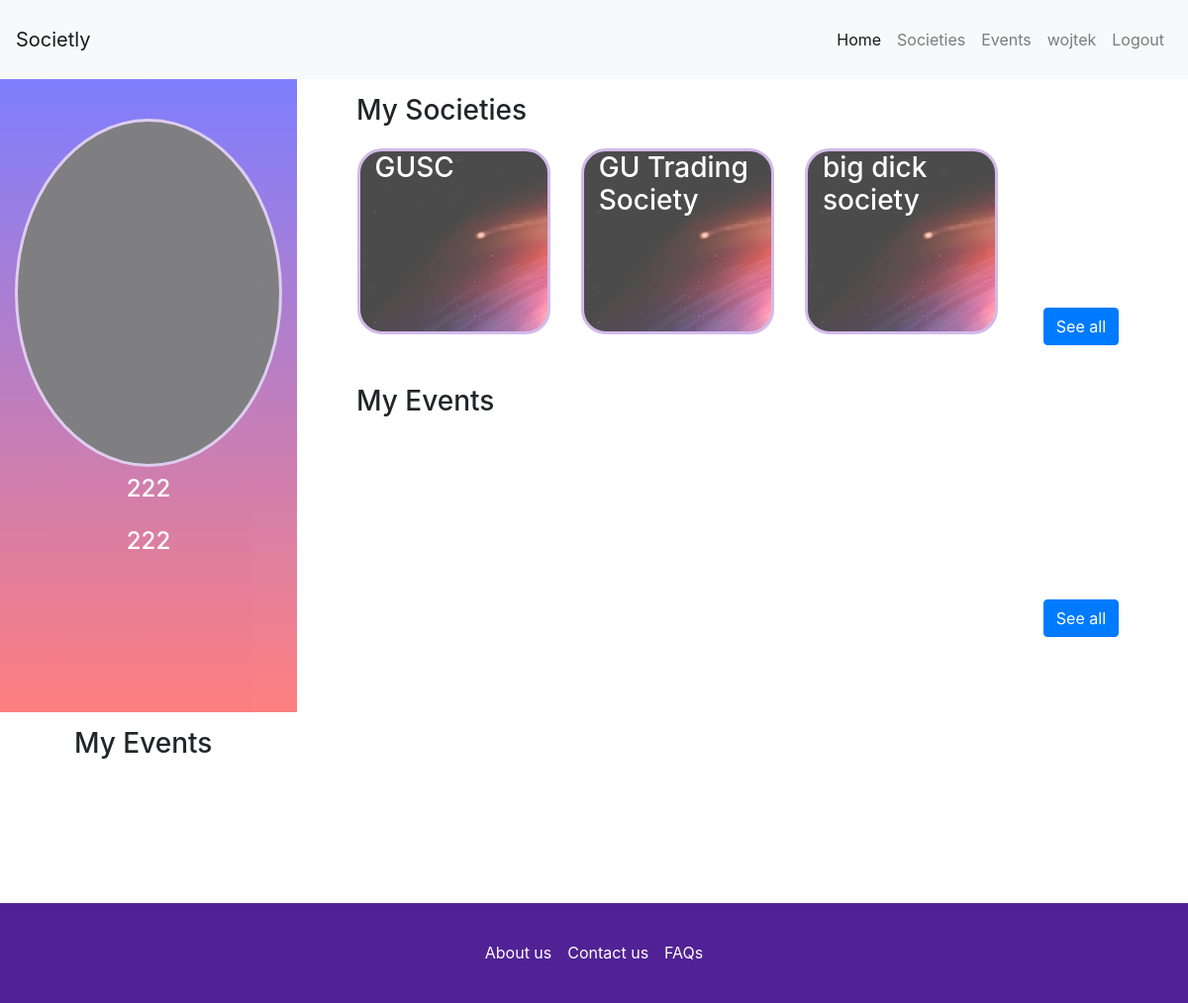
The app's page / (signed in) with its own data.
### backend/models.py (models this page shows, shortened)
class Student(models.Model):
    YEAR = (
        ('1', 'Freshman'),
        ('2', 'Sophomore'),
        ('3', 'Junior'),
        ('4', 'Senior'),
        ('5', 'Postgraduate')
    )
    user = models.OneToOneField(User, null=True)
    matricNo = models.CharField(max_length = 10, unique = True, primary_key = True)
    picture = models.ImageField(upload_to = 'student_profile_pictures', null = True, blank = True)
    degree = models.CharField(max_length = 50)
    year = models.CharField(choices = YEAR, default = '1', max_length = 1)
    class Meta:
        verbose_name = "student"
        verbose_name_plural = "students"
    def get_fullname(self, user):
        return user.first_name + " " + user.last_name
    def __str__(self):
        return self.matricNo

class Membership(models.Model):
    ROLE = (
        ('1', 'Member'),
        ('2', 'Board Member')
    )
    member = models.ForeignKey(Student, on_delete = models.CASCADE, related_name="society_member")
    society = models.ForeignKey(Society, on_delete = models.CASCADE)
    date_joined = models.DateField(auto_now = True)
    is_board = models.CharField(choices = ROLE, default = '1', max_length = 1)
    def __str__(self):
        return "{} {}".format(self.member, self.society)

class Society(models.Model):
    name = models.CharField(max_length = 128, unique = True)
    description = models.TextField(max_length = 2000)
    logo = models.ImageField(upload_to = 'society_profile_pictures', null = True, blank = True)
    email = models.EmailField()
    facebook = models.URLField(blank = True)
    linkedin = models.URLField(blank = True)
    instagram = models.URLField(blank = True)
    twitter = models.URLField(blank = True)
    members = models.ManyToManyField(Student, through = 'Membership', related_name="members")
    slug = models.SlugField(blank = True)
    class Meta:
        verbose_name = "society"
        verbose_name_plural = "societies"
    def __str__(self):
        return self.name

### backend/views.py (the view)
# urls.py: url(r'^$', views.index, name='index'),
def index(request):
    if request.user and request.user.is_authenticated:
        return profile(request)
    else:
        return render(request, "societly/home.html")

### backend/templates/societly/profile.html (shortened to what this page needs)
{% extends user.is_authenticated|yesno:"societly/base-loged-in.html,societly/base.html" %}
{% load staticfiles %}
{% block body_block %}
  <div onload = "fn()"  id = "container" class="container-fluid " style = "height:100%; width:100%; margin-left:0px; padding: 0">
  <div id = "container" class="container-fluid " style = "height:100%; width:100%; margin-left:0px;">
      <div class="row  h-100">
              <div id = "left" class="col-3 h-100 d-none d-md-block" style = "background-image: linear-gradient(blue, red); opacity:0.5; text-align:center; margin:0;" >
                      <a class="nav-link" href=""><h2  style = "color:white;display:inline-block;">{{fullname}}</h2></a>
                      <div style = "height:55%; border-radius :50%;
                      background-image: url('{{picture.url}}');border : 3px solid #bf9de0; "></div>
                      <a class="nav-link" href=""><h4  style = "color:white;text-align:center">{{matricNo}}</h4></a>
                      <a class="nav-link" href=""><h4  style = "color:white;text-align:center">{{degree}}</h4></a>
              </div>
              <div id = "right" class="col-md-9 h-100 col-12 " style = "padding:0;">
                          <div class="row" style  = "height:46%; background-color: white; margin:0;">
                            <div style = "width:100%; margin-left:5%;margin-right:5%;margin-top:10px;margin-bottom:10px;">
                              <h3 class = "col-12" style= " height:20%; margin:0; padding-top: 5px; ">My Societies</h3>
                              <div class="row col-12" style= " height:80%;">
                                      {% for soc in societies %}
                                            <div class="societies d-none d-sm-block col-3" style = "border : 3px solid #bf9de0; bottom:5%;margin:2%;border-radius :25px;
                                            background-image: url('{{soc.society.logo.url}}'); opacity:0.7;">
                                            <a href="/society/{{soc.society.slug}}">
                                            <h3 style = "position:absolute"><font color="white">{{soc.society.name}} </font> </h3>
                                            </a>
                                            </div>
                                      {% endfor %}
                                      <a class="btn btn-primary" href="/profile/showallmysoc/" style = "position:absolute; bottom:15px; right:10px" href="#" role="button"><div style = "float:right">See all</div></a>
                          </div>
                          </div>
                          </div>
                          <div class="row" style ="height:46%; background-color: white; margin:0;">
                              <div style = "width:100%; margin-left:5%;margin-right:5%;margin-top:10px;margin-bottom:10px;">
                              <h3 class = "col-12" style ="height:20%; margin:0; padding-top: 5px;">My Events</h3>
                                        <div class="row col-12" style= "height:80%;">
                                      <a class="btn btn-primary" style = "position:absolute; bottom:15px; right:10px" href="/profile/showallmyeve/" role="button"><div style = "float:right">See all</div></a>
                          </div>
                          </div>
                          </div>
              </div>
                            </div>
                            </div>
                            </div>
                            <div class="row" style ="height:46%; background-color: white; margin:0;">
                               <div style = "width:100%; margin-left:5%;margin-right:5%;margin-top:10px;margin-bottom:10px;">
                               <h3 class = "col-12" style ="height:20%; margin:0; padding-top: 5px;">My Events</h3>
                                         <div class="row col-12" style= "height:80%;">
                                        <a class="btn btn-primary" style = "position:absolute; bottom:15px; right:10px" href="/profile/showallmyeve/" role="button"><div style = "float:right">See all</div></a>
                            </div>
                            </div>
                            </div>
                </div>
{% endblock %}

### backend/templates/societly/base-loged-in.html (shortened to what this page needs)
<!DOCTYPE html PUBLIC "-//W3C//DTD XHTML 1.0 Strict//EN"
	"http://www.w3.org/TR/xhtml1/DTD/xhtml1-strict.dtd">
<html lang="en" style = "height:100%;width:100%;">
{% load staticfiles %}
<head>
    <link rel="stylesheet" href="https://stackpath.bootstrapcdn.com/bootstrap/4.3.1/css/bootstrap.min.css">
</head>
<body  class = "h-100">
    <div class ="h-100">
        <nav class="navbar navbar-expand-lg navbar-light bg-light " style = "height:10% !important;">
              <a class="navbar-brand " href="/">Societly</a>
            <div class="collapse navbar-collapse" id="navbarSupportedContent">
              <ul class="navbar-nav ml-auto">
                <li class="nav-item active ml-auto">
                  <a class="nav-link ml-auto" href="/">Home<span class="sr-only">(current)</span></a>
                </li>
                <li class="nav-item " >
                  <a class="nav-link" href="/showallsoc/">Societies</a>
                </li>
                <li class="nav-item ">
                  <a class="nav-link" href="/showalleve/">Events</a>
                </li>
                <li class="nav-item ">
                  <a class="nav-link" href="/profile/">{{user.username}}</a>
                </li>
                <li class="nav-item ">
                    <a class="nav-link" href="/logout/">Logout</a>
                  </li>
              </ul>
            </div>
      </nav>
    <div class=" container-fluid no-gutters" style ="height:80%; width:100%; !important; padding:0">
        {% block body_block %}
        {% endblock %}
    </div>
    <footer class="navbar navbar-expand fixed-bottom navbar-light" style = " background-color: rgb(81, 34, 149); height:10% !important">
        <div class="centered mx-auto">
          <ul class="nav navbar-nav ">
                <li class="nav-item active">
                    <a class="nav-link" href="/about-us/"><font color="white">About us</font></a>
                 </li>
                <li class="nav-item active">
                    <a class="nav-link" href="/contact-us/"><font color="white">Contact us</font></a>
                 </li>
                <li class="nav-item active">
                    <a class="nav-link" href="/faq/"><font color="white">FAQs</font></a>
                 </li>
             </ul>
            </div>
    </footer>
</body>
</html>

### records on screen
Student: matricNo "222", degree "222"
Membership: society.logo (picture), society.name "GUSC"
Membership: society.logo (picture), society.name "GU Trading Society"
Membership: society.logo (picture), society.name "big dick society"

### other values on screen
{{ user.username }} "wojtek"
